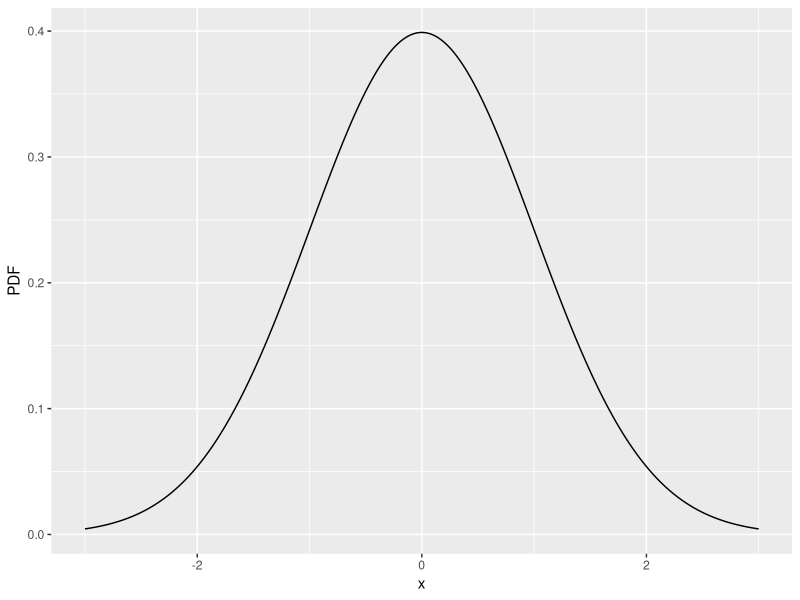
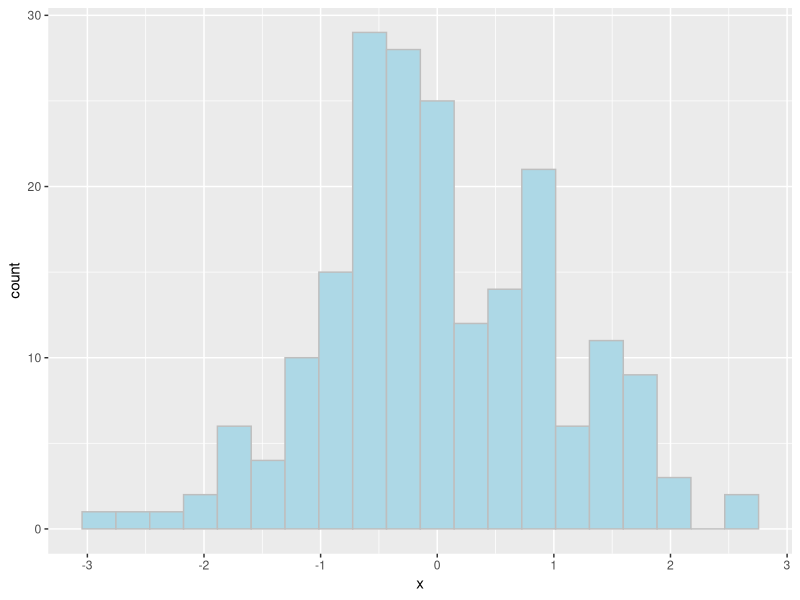

Write the R code that produced these figures, in order.
## ---- chunk 1
# Numeric
3 + 7
6 - 14
5*9
100/3

# Character
"Hello! I work at GSK"

# Logical
6 > 7
is.numeric(12)
## ---- chunk 2
mode(5)                 # numeric
mode("have a guess")    # character
## ---- chunk 3
# Numeric vectors
c(5, 42, 99)
c(6.423, 7.324, 9.225)

# Character vectors
c("I", "have", "four", "elements")
## ---- chunk 4
# Create a couple of vectors
vec1 <- c(5,9,2)
vec1
vec2 <- c(7,8,1)
vec2

# Combine the vectors
vec3 <- c(vec1, vec2)
vec3
## ---- chunk 5
# Simple sequence
seq(from = 1, to = 10)

# The same, but without specifying the arguments:
seq(1, 10)

# Counting down
seq(80, 60, by = -5)

# Using 'by' and 'length'
seq(from = 1, to = 10, by = 0.5)
seq(from = 10, to = 50, length = 5)
## ---- chunk 6
1:50
10:1
## ---- chunk 7
# Single values
rep(1, times = 6)
rep("z", times = 3)

# Vectors
vec1  # Reminder of what this is
rep(vec1, times = 4)
rep(vec1, each = 4)
rep(vec1, times = c(5, 4, 6))

# More advanced example
n_subj <- 5
n_visits <- 4
SUBJID <- rep(1:n_subj, each = n_visits)
SUBJID
VISITNUM <- rep(1:n_visits, n_subj)
VISITNUM
## ---- chunk 8
# Missing numeric
mis_num <- c(1,2,NA,4)
mis_num

# Missing character
mis_let <- c("G", NA, "K")
mis_let

# Missing logical
mis_log <- c(mis_num > 5)
mis_log
## ---- chunk 9

dists <- tibble::tibble(`Short Form` = c("norm", "pois", "binom", "f", "t", "unif", "weibull", "gamma", "chisq"),
                `Distribution` = c("Normal", "Poisson", "Binomial", "F", 
                                   "Student's t", "Uniform", "Weibull", "Gamma", "Chi-squared"))
knitr::kable(dists)
## ---- chunk 10
#| echo: FALSE
#| eval:  TRUE

library(ggplot2)
## ---- chunk 11
# Values of interest 
x <- seq(-3, 3, by = .01)
PDF <- dnorm(x)

# Now let's plot using ggplot2
ggplot() + 
  geom_line(aes(x = x, y = PDF))
## ---- chunk 12
# Values of interest 
x <- rnorm(200)

# Now let's plot using ggplot2
ggplot() + 
  geom_histogram(aes(x), bins = 20,
                 colour = I("grey"), fill = I("lightblue"))
## ---- chunk 13
# Generate some subjects
treatment <- c("GSK", "Other")

# Sample values from this set, with replacement
sample(treatment, 50, replace = TRUE)

# Sample again but this time we want more 'Other' in our population,
# rougly 4 'Other' for every 'GSK' entry
sample(treatment, 50, replace = TRUE, prob=c(1,4))   
## ---- chunk 14
# In-built airquality data
head(airquality)
tail(airquality)

# Specifying a custom number of rows to display
head(airquality, 1)
